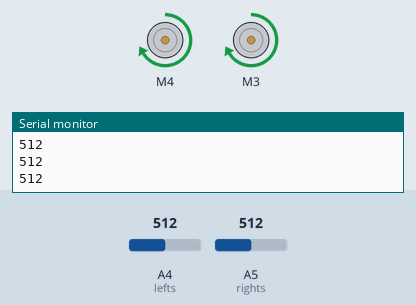
This sketch was run on a simulated Arduino Uno, built with avr-gcc and run on an emulated ATmega328P. On the bench: 2 × DC motor (green arrow = forward, orange = backward, longer = faster), the last lines printed to the serial monitor. Inputs (shaded band) come from the test bench; at power-on: A4 (lefts) = 512, A5 (rights) = 512.

Above: at 1.2 s.
1.3 s: A4 (lefts) set to 414
2.8 s: A4 (lefts) set to 387
At 3.9 s:
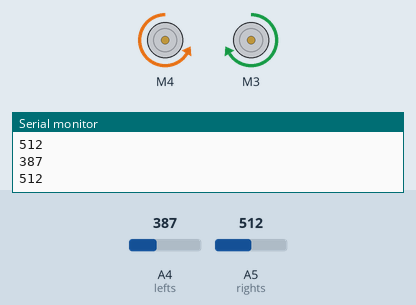
4.3 s: A5 (rights) set to 410
5.8 s: A5 (rights) set to 390
At 6.4 s:
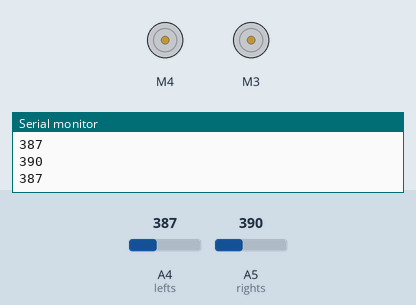
7.3 s: A4 (lefts) set to 511
At 8.5 s:
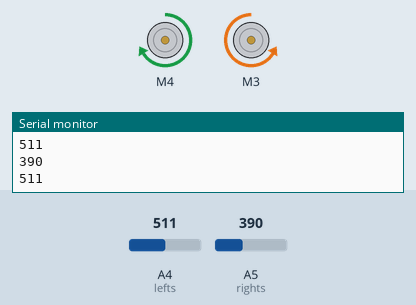
8.8 s: A4 (lefts) set to 390
At 9.7 s:
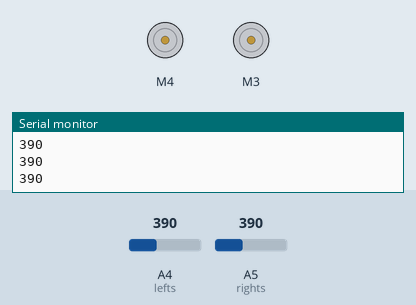
Timing chart, 0 to 11.3 s (numbered marks = the images above; inputs shaded):
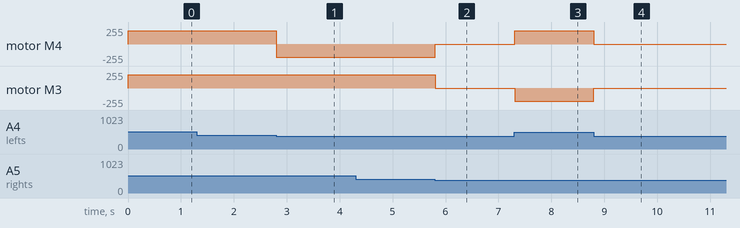

Measured:
- the behaviour switches between 401 and 400 on A4 (lefts) (found by bisection; images 0 and 1)
- the behaviour switches between 401 and 400 on A5 (rights) (found by bisection; images 1 and 2)
- after the input at 2.8 s, motor M4: forward 200/255 → backward 200/255 at once
- after the input at 5.8 s, motor M4: backward 200/255 → stopped at once; motor M3: forward 200/255 → stopped at once
- after the input at 7.3 s, motor M4: stopped → forward 200/255 at once; motor M3: stopped → backward 200/255 at once
- after the input at 8.8 s, motor M4: forward 200/255 → stopped at once; motor M3: backward 200/255 → stopped at once

The sketch:

LinoBot_v1.0.ino
```cpp
//including the libraries
#include <AFMotor.h>

//defining pins and variables
#define lefts A4
#define rights A5

//defining motors
AF_DCMotor motor1(4, MOTOR12_8KHZ);
AF_DCMotor motor2(3, MOTOR12_8KHZ);
/*
AF_DCMotor motor1(3, MOTOR12_8KHZ);
AF_DCMotor motor2(4, MOTOR12_8KHZ);
 */

void setup() {
  //setting the speed of motors
  motor1.setSpeed(200);
  motor2.setSpeed(200);
  //declaring pin types
  pinMode(lefts,INPUT);
  pinMode(rights,INPUT);
  //begin serial communication
  Serial.begin(9600);

}

void loop(){
  //printing values of the sensors to the serial monitor
  Serial.println(analogRead(lefts));
  Serial.println(analogRead(rights));
  //line detected by both
  if(analogRead(lefts)<=400 && analogRead(rights)<=400){
    //stop
    motor1.run(RELEASE);
    motor2.run(RELEASE);
  }
  //line detected by left sensor
  else if(analogRead(lefts)<=400 && !analogRead(rights)<=400){
    //turn left
    motor1.run(BACKWARD);
    motor2.run(FORWARD);
    /*
    motor1.run(RELEASE);
    motor2.run(FORWARD);
     */
  }
  //line detected by right sensor
  else if(!analogRead(lefts)<=400 && analogRead(rights)<=400){
    //turn right
    motor1.run(FORWARD);
    motor2.run(BACKWARD);
    /*
    motor1.run(FORWARD);
    motor2.run(RELEASE);
     */
  }
  //line detected by none
  else if(!analogRead(lefts)<=400 && !analogRead(rights)<=400){
    //stop
    motor1.run(FORWARD);
    motor2.run(FORWARD);
    /*
    motor1.run(BACKWARD);
    motor2.run(BACKWARD);
     */
  }

}
```

linefollower.c
```cpp
int mot1=9;
int mot2=6;
int mot3=5;
int mot4=3;
const int buttonPin1 = A0;
int left=13;
int right=12;

int Left=0;
int Right=0;
int buttonState = 0;

void LEFT (void);
void RIGHT (void);
void STOP (void);

void setup()
{
  pinMode(mot1,OUTPUT);
  pinMode(buttonPin1,INPUT);
  pinMode(mot2,OUTPUT);
  pinMode(mot3,OUTPUT);
  pinMode(mot4,OUTPUT);

  pinMode(left,INPUT);
  pinMode(right,INPUT);

  digitalWrite(left,HIGH);
  digitalWrite(right,HIGH);


}

void loop()
{

   buttonState = digitalRead(buttonPin1);

 if (buttonState == HIGH) {

analogWrite(mot1,255);
analogWrite(mot2,0);
analogWrite(mot3,255);
analogWrite(mot4,0);

while(1)
{
  Left=digitalRead(left);
  Right=digitalRead(right);

  if((Left==0 && Right==1)==1)
  LEFT();
  else if((Right==0 && Left==1)==1)
  RIGHT();
}
 }
 else {
    }
}

void LEFT (void)
{
   analogWrite(mot3,0);
   analogWrite(mot4,30);


   while(Left==0)
   {
    Left=digitalRead(left);
    Right=digitalRead(right);
    if(Right==0)
    {
      int lprev=Left;
      int rprev=Right;
      STOP();
      while(((lprev==Left)&&(rprev==Right))==1)
      {
         Left=digitalRead(left);
         Right=digitalRead(right);
      }
    }
    analogWrite(mot1,255);
    analogWrite(mot2,0);
   }
   analogWrite(mot3,255);
   analogWrite(mot4,0);
}

void RIGHT (void)
{
   analogWrite(mot1,0);
   analogWrite(mot2,30);

   while(Right==0)
   {
    Left=digitalRead(left);
    Right=digitalRead(right);
    if(Left==0)
    {
      int lprev=Left;
      int rprev=Right;
     STOP();
      while(((lprev==Left)&&(rprev==Right))==1)
      {
         Left=digitalRead(left);
         Right=digitalRead(right);
      }
    }
    analogWrite(mot3,255);
    analogWrite(mot4,0);
    }
   analogWrite(mot1,255);
   analogWrite(mot2,0);
}
void STOP (void)
{
analogWrite(mot1,0);
analogWrite(mot2,0);
analogWrite(mot3,0);
analogWrite(mot4,0);
}
```
